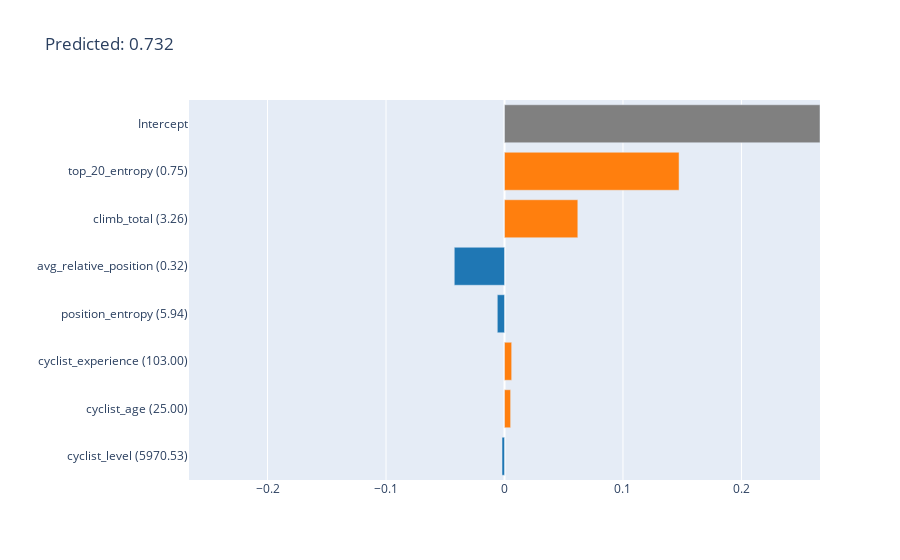

Notebook code cell kept with this figure:
### Markdown cell above
Nota: the data is the same instances explained in LORE

### Code cell
instance_index = 32
print("Label: ",test_labels.iloc[instance_index].values[0])
print("Predicted value: ", test_prediction[instance_index])

instance = test_data.iloc[[instance_index]]

explanation_0 = lime_explanation_algorithm.explain_local(instance)
explanation_0.visualize(0)

### Figure 1 — Plotly figure (JSON) as saved in the notebook; plotly's stock layout.template omitted (floating-point values rounded to 4 significant figures)
{"data": [{"marker": {"color": ["#1f77b4", "#ff7f0e", "#ff7f0e", "#1f77b4", "#1f77b4", "#ff7f0e", "#ff7f0e", "#808080"]}, "orientation": "h", "type": "bar", "x": [-0.00209, 0.005164, 0.006047, -0.006073, -0.04239, 0.06188, 0.1473, 0.2663], "y": ["cyclist_level (5970.53)", "cyclist_age (25.00)", "cyclist_experience (103.00)", "position_entropy (5.94)", "avg_relative_position (0.32)", "climb_total (3.26)", "top_20_entropy (0.75)", "Intercept"]}], "layout": {"title": {"text": "Predicted: 0.732"}, "xaxis": {"range": [-0.2663, 0.2663], "title": {"text": ""}}, "yaxis": {"automargin": true, "dtick": 1, "title": {"text": ""}}}}
